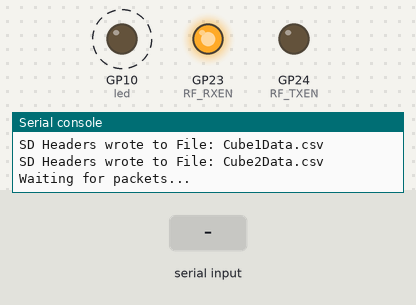
Simulated run of this program. Board: Raspberry Pi Pico running CircuitPython. Parts: output pins drawn as LEDs (lit = HIGH), the last lines printed to the serial console. Dashed ring = blinking. Inputs (shaded band) come from the test bench. Files the program writes start out absent; no radio messages arrive unless stated (any console line starting 'radio sent:' is added by the test bench).

Above: at 1.2 s.
1.3 s: "1" typed at the serial console, then Enter
At 4.2 s:
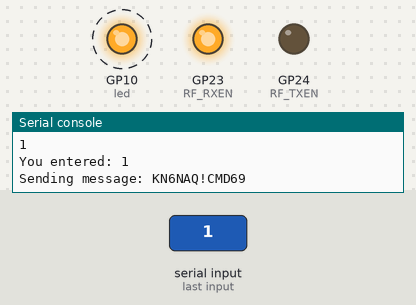
4.3 s: "3" typed at the serial console, then Enter
At 6.5 s:
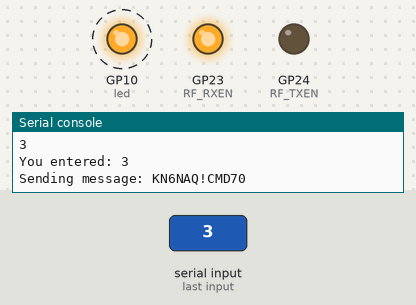
7.3 s: "5" typed at the serial console, then Enter
At 9.7 s:
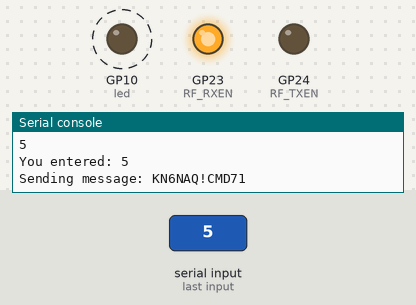
10.3 s: "9" typed at the serial console, then Enter
At 13.0 s:
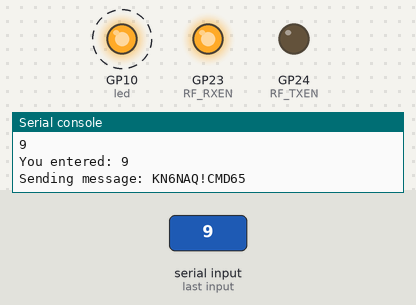
Timing chart, 0 to 14.3 s (numbered marks = the images above; inputs shaded):
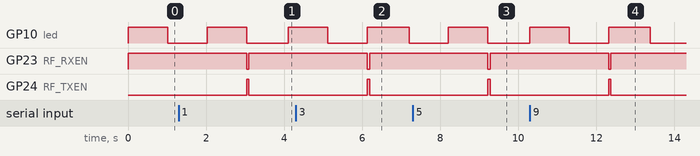

Measured:
- after the input at 1.3 s, GP23 (RF_RXEN): HIGH → LOW after 1.7 s, → HIGH 0.06 s later; GP24 (RF_TXEN): LOW → HIGH after 1.7 s, → LOW 0.06 s later
- after the input at 4.3 s, GP23 (RF_RXEN): HIGH → LOW after 1.8 s, → HIGH 0.06 s later; GP24 (RF_TXEN): LOW → HIGH after 1.8 s, → LOW 0.06 s later
- after the input at 7.3 s, GP23 (RF_RXEN): HIGH → LOW after 1.9 s, → HIGH 0.06 s later; GP24 (RF_TXEN): LOW → HIGH after 1.9 s, → LOW 0.06 s later
- after the input at 10.3 s, GP23 (RF_RXEN): HIGH → LOW after 2.0 s, → HIGH 0.06 s later; GP24 (RF_TXEN): LOW → HIGH after 2.0 s, → LOW 0.06 s later

The program:

code.py
```python
# CubeSatLink Ground Node (GroundStation)
# Connect to antenna before plug any power in
# Author: Tri Do
#
import time
import board
import busio
import digitalio
import adafruit_rfm9x
import sdcardio
import storage
import os
import sys
import supervisor

# Declare Pinouts according to BLV-HUB-v1 Schematics
CS_RFM = digitalio.DigitalInOut(board.GP17)
RESET = digitalio.DigitalInOut(board.GP21)
    # GPIO for SD Card & GNSS (SPI bus 1)
CS_SD = board.GP11
CS_GNSS = board.GP13
    # GPIO to enable Ebyte's PA & LNA
RF_RXEN = digitalio.DigitalInOut(board.GP23)
RF_RXEN.direction = digitalio.Direction.OUTPUT
RF_TXEN = digitalio.DigitalInOut(board.GP24)
RF_TXEN.direction = digitalio.Direction.OUTPUT
    # Status LED (UART2 LED)
led = digitalio.DigitalInOut(board.GP10)
led.direction = digitalio.Direction.OUTPUT

# Init SPI bus
spi_rf = busio.SPI(clock=board.GP18, MOSI=board.GP19, MISO=board.GP20)
spi_1 = busio.SPI(clock=board.GP14, MOSI=board.GP15, MISO=board.GP12)

# FIELD CONFIG PARAMETERS
RF_RXEN.value = 0;
RF_TXEN.value = 0;

RADIO_FREQ_MHZ = 435.75
rfm9x = adafruit_rfm9x.RFM9x(spi_rf, CS_RFM, RESET, RADIO_FREQ_MHZ, agc = True)
# Radio post-init config
rfm9x.tx_power = 23
rfm9x.signal_bandwidth = 125000
rfm9x.spreading_factor = 7		#higher = lower bitrate
rfm9x.coding_rate = 6
rfm9x.enable_crc = True	# enable CRC checking
rfm9x.ack_delay = 0.1	# set delay before transmitting ACK (seconds)
rfm9x.node = 7			# set node addresses
rfm9x.destination = 8	# set destination addresses

tnow = 0
TxInterval = 5

signal_status_message = "KN6NAQ!CMD69"
# Corresponds with BLV code that sends us back the RSSI, or signal status

alt_status_message = "KN6NAQ!CMD70"
# Corresponds with BLV code that sends us back the altitude info

coord_status_message = "KN6NAQ!CMD71"
# Corresponds with BLV code that sends us back the coordinate info
# aka latitude and longitude

cut_away_message = "KN6NAQ!CMD65"
#cut_away_message = "HELLOW0RLD23"

def SD_Init():
    try:
        print("init sd...")
        sdcard = sdcardio.SDCard(spi_1, CS_SD, baudrate=250000)
        print("sector count:", sdcard.count())

        vfs = storage.VfsFat(sdcard)

        storage.mount(vfs, "/sd")
        print("mounted:", os.listdir("/sd"))


        # Write headers for the SD Card data
        with open("/sd/Dev.csv", "a") as f:		#a for append, w for write
            f.write("\n-----------STARTED-------------\n")	#formatting in term of #. [Message]
            f.write("time (ms),GroundStation cnt,Summit cnt,CubeSat #,RSSI,SNR, Message\n")
            f.flush()
            print("SD Headers wrote to Dev.csv")
        for cust in range(3):
            with open(f"/sd/Cube{cust}Data.csv", "a") as f:		#a for append, w for write
                f.write("\n-----------STARTED-------------\n")	#formatting in term of #. [Message]
                f.write("Count 1,Count 2,CubeSat #, Message\n")
                f.flush()
                print("SD Headers wrote to File:", f"Cube{cust}Data.csv")
    except Exception as e:
        print("SD init failed:", repr(e))

def SD_Write_Customer(fileName,packet):
    try:
        with open(fileName, "a") as f:		#a for append, w for write
            f.write(
                "{}, {}, {}, Msg:, {}".format(
                    hex(counter),
                    hex(packet[2]),
                    hex(packet[4]),
                    ''.join([chr(b) for b in packet[5:]])		#packet[4:], decoded from bytearray to str
                )
            )
            if (packet[len(packet)-1]!="\n"):
                f.write("\n")
            f.flush()
            print("Message wrote to SD file ", fileName)
    except OSError as e:
        print("SD Card write error at Customer. Is SD Card loose?")

def SD_Write_Dev(packet):
    try:
        with open("/sd/Dev.csv", "a") as f:		#a for append, w for write
            f.write(
                "{}, {}, {}, {}, {}, {}, Msg:, {}\n".format(
                    round(time.monotonic(),3),
                    hex(counter),
                    hex(packet[2]),
                    hex(packet[4]),
                    rfm9x.last_rssi,
                    rfm9x.last_snr,
                    ''.join([chr(b) for b in packet[4:]])		#packet[4:], decoded from bytearray to str
                )
            )
            f.flush()
            print("Message wrote to SD file Dev.csv")
    except OSError as e:
        print("SD Card write error at Dev. Is SD Card loose?")
counter = 0
def incCnt():
    global counter
    counter += 1

ack_failed_counter = 0
def incNAK():
    global ack_failed_counter
    ack_failed_counter += 1

def RFM_Tx(msg):
    RF_RXEN.value = 0;
    RF_TXEN.value = 1;
    print("Airing Uplink")
    if not rfm9x.send_with_ack(
        bytes(msg, "UTF-8")
    ):
        incCnt()
        incNAK()
        print("Tx No Ack: ", counter, ack_failed_counter)

def RFM_Rx():
    RF_RXEN.value = 1;
    RF_TXEN.value = 0;
    packet = rfm9x.receive(with_ack=True, with_header=True)
    if packet is not None:
        if packet[1] == 0x8:
            print("BLVLink RX (raw header):", [hex(x) for x in packet[0:4]])
            # print("BLVLink RX (raw payload): {0}".format(packet[4:]))
            packet_text_blvlink = str(packet, "ascii")
            print("CUTAWAY RX (ASCII): {0}".format(packet_text_blvlink))
            print("BLVLink RSSI: {0}, SNR: {1}".format(rfm9x.last_rssi, rfm9x.last_snr))
            SD_Write_Dev(packet)
            if packet[4] == 0x41:
                SD_Write_Customer("/sd/Cube0Data.csv",packet)
            elif packet[4] == 0x42:
                SD_Write_Customer("/sd/Cube1Data.csv",packet)
            elif packet[4] == 0x43:
                SD_Write_Customer("/sd/Cube2Data.csv",packet)
            elif packet[4] == 0x53:
                SD_Write_Dev(packet)
                print("Double written to Dev.csv")
            else:
                print("SD Write Destination Error. Missing Destination Header packet[4]! Check flight transceiver")
            incCnt()

def Blink_Status_LED():
    # Status LED blink every loop
    led.value = not led.value
    tnow=time.monotonic()

def send_message(msg):
    RF_RXEN.value = 0;
    RF_TXEN.value = 1;
    rfm9x.destination=0xfb
    rfm9x.send(msg)
    print(f"Sending message: {msg}")
    time.sleep(0.01) # slight delay for user experience lol

##### maybe implement more robust LED?
# START ROUTINE
SD_Init()
print("Waiting for packets...")

input_buffer = ""
send_that_shit = "bet" # defines a new variable to activate cutaway

while True:
    RF_RXEN.value = 0;
    RF_TXEN.value = 0;
    Blink_Status_LED()

    packet_cutaway = None
    if supervisor.runtime.serial_bytes_available:
        # Read what is available
        char = sys.stdin.read(1)

        # Check for Enter
        if char == "\n":
            print(f"\nYou entered: {input_buffer}")
            send_that_shit = input_buffer
            input_buffer = ""  # Clear buffer for next input
        else:
            input_buffer += char
            sys.stdout.write(char) # Optional: echo character back to user


    if send_that_shit == "1":
        send_message(signal_status_message)

    elif send_that_shit == "3":
        send_message(alt_status_message)

    elif send_that_shit == "5":
        send_message(coord_status_message)

    elif send_that_shit == "9":
        send_message(cut_away_message)

    send_that_shit = "bet"


    rfm9x.destination=0xfb
    RF_RXEN.value = 1;
    RF_TXEN.value = 0;
    packet_cutaway = rfm9x.receive()

    if packet_cutaway is not None:
        if packet_cutaway[1] != 0x8 and packet_cutaway[1] != 0x2c: #These addresses are blv link
            print("CUTAWAY RX (raw header):", [hex(x) for x in packet_cutaway[0:4]])
            # print("CUTAWAY RX (raw bytes): {0}".format(packet_cutaway))
            packet_text = str(packet_cutaway, "ascii")
            print("CUTAWAY RX (ASCII): {0}".format(packet_text))
            rssi = rfm9x.last_rssi
            snr = rfm9x.last_snr
            print("CUTAWAY RSSI: {0} dB, SNR: {1} dB".format(rssi,snr))
            time.sleep(0.01)

    rfm9x.destination = 8
    rfm9x.enable_crc = True	# enable CRC checking
    RFM_Rx()


    time.sleep(0.01)
```
